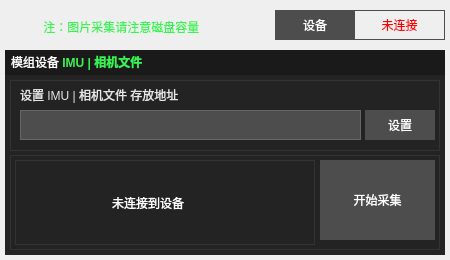
   <widget class="QWidget" name="main_area" native="true">
    <property name="geometry">
     <rect>
      <x>0</x>
      <y>30</y>
      <width>450</width>
      <height>260</height>
     </rect>
    </property>
    <property name="styleSheet">
     <string notr="true">#main_area{
	background-color:#333333;
}</string>
    </property>
    <widget class="QLabel" name="eq_con_state">
     <property name="geometry">
      <rect>
       <x>355</x>
       <y>10</y>
       <width>90</width>
       <height>30</height>
      </rect>
     </property>
     <property name="styleSheet">
      <string notr="true">QLabel{
border:1px solid #FF4D4D4D;
border-left:0;
color:red;
font:bold 13px '微软雅黑';
}</string>
     </property>
     <property name="text">
      <string>未连接</string>
     </property>
     <property name="alignment">
      <set>Qt::AlignCenter</set>
     </property>
    </widget>
    <widget class="QLabel" name="type">
     <property name="geometry">
      <rect>
       <x>275</x>
       <y>10</y>
       <width>80</width>
       <height>30</height>
      </rect>
     </property>
     <property name="styleSheet">
      <string notr="true">font:13px '微软雅黑';
color:white;
background-color: #FF4D4D4D;</string>
     </property>
     <property name="text">
      <string>设备</string>
     </property>
     <property name="alignment">
      <set>Qt::AlignCenter</set>
     </property>
    </widget>
    <widget class="QGroupBox" name="data_camera_box">
     <property name="geometry">
      <rect>
       <x>5</x>
       <y>50</y>
       <width>440</width>
       <height>205</height>
      </rect>
     </property>
     <property name="styleSheet">
      <string notr="true">#data_camera_box{
	border:0;
	background-color: #FF1A1A1A;
}</string>
     </property>
     <property name="title">
      <string/>
     </property>
     <widget class="QLabel" name="IMU_CAMERA_INFO">
      <property name="geometry">
       <rect>
        <x>6</x>
        <y>0</y>
        <width>220</width>
        <height>25</height>
       </rect>
      </property>
      <property name="styleSheet">
       <string notr="true">background-color: #FF1A1A1A;
font:13px '微软雅黑'</string>
      </property>
      <property name="text">
       <string>&lt;html&gt;&lt;head/&gt;&lt;body&gt;&lt;p&gt;&lt;span style=&quot; color:#ffffff;&quot;&gt; 模组设备 &lt;/span&gt;&lt;span style=&quot; font-weight:600; color:#39f354;&quot;&gt;IMU | 相机文件&lt;/span&gt;&lt;span style=&quot; color:#ffffff;&quot;/&gt;&lt;/p&gt;&lt;/body&gt;&lt;/html&gt;</string>
      </property>
     </widget>
     <widget class="QGroupBox" name="data_camera_box_bottom">
      <property name="geometry">
       <rect>
        <x>0</x>
        <y>25</y>
        <width>441</width>
        <height>181</height>
       </rect>
      </property>
      <property name="styleSheet">
       <string notr="true">#data_camera_box_bottom{
	background-color: #FF232323;
	border:0;
}

</string>
      </property>
      <property name="title">
       <string/>
      </property>
      <widget class="QWidget" name="camera_box" native="true">
       <property name="geometry">
        <rect>
         <x>5</x>
         <y>5</y>
         <width>430</width>
         <height>71</height>
        </rect>
       </property>
       <property name="styleSheet">
        <string notr="true">#camera_box{
	background-color: #FF232323;
	border:1 solid #FF333333;
	selection-background-color: #FF999999;
	color:#FFB3B3B3;
}</string>
       </property>
       <widget class="QPushButton" name="hmd_data_path_set">
        <property name="geometry">
         <rect>
          <x>355</x>
          <y>30</y>
          <width>70</width>
          <height>30</height>
         </rect>
        </property>
        <property name="styleSheet">
         <string notr="true">QPushButton{
font:14px '微软雅黑';
background-color: #FF4D4D4D;
border:0;
color:white;
}
QPushButton::hover{
border:0 white;
background-color:rgba(255,255,255,0.1);
color:white;
font:14px '微软雅黑'
}
QPushButton::pressed{
border:1px solid rgba(255,255,255,0.2);
background-color:rgba(255,255,255,0.2);
color:white;
font:14px '微软雅黑'
}</string>
        </property>
        <property name="text">
         <string>设置</string>
        </property>
       </widget>
       <widget class="QLineEdit" name="hmd_data_path">
        <property name="geometry">
         <rect>
          <x>10</x>
          <y>30</y>
          <width>341</width>
          <height>30</height>
         </rect>
        </property>
        <property name="styleSheet">
         <string notr="true">border: 1px solid #666666;
font:13px '微软雅黑';
color:#E6E6E6;
background-color:#4D4D4D;</string>
        </property>
        <property name="alignment">
         <set>Qt::AlignLeading|Qt::AlignLeft|Qt::AlignVCenter</set>
        </property>
        <property name="dragEnabled">
         <bool>false</bool>
        </property>
        <property name="readOnly">
         <bool>false</bool>
        </property>
       </widget>
       <widget class="QLabel" name="hmd_data_path_title">
        <property name="geometry">
         <rect>
          <x>10</x>
          <y>0</y>
          <width>270</width>
          <height>30</height>
         </rect>
        </property>
        <property name="styleSheet">
         <string notr="true">font:13px '微软雅黑';
color:#E6E6E6;
</string>
        </property>
        <property name="text">
         <string>设置 IMU | 相机文件 存放地址</string>
        </property>
       </widget>
      </widget>
      <widget class="QWidget" name="hmd_exec_area" native="true">
       <property name="geometry">
        <rect>
         <x>5</x>
         <y>80</y>
         <width>430</width>
         <height>95</height>
        </rect>
       </property>
       <property name="styleSheet">
        <string notr="true">#hmd_exec_area{
	background-color: #FF232323;
	border:1 solid #FF333333;
	selection-background-color: #FF999999;
	color:#FFB3B3B3;
}</string>
       </property>
       <widget class="QLabel" name="m_machine_pose">
        <property name="geometry">
         <rect>
          <x>5</x>
          <y>5</y>
          <width>300</width>
          <height>85</height>
         </rect>
        </property>
        <property name="styleSheet">
         <string notr="true">border:1 solid #FF333333;
font:13px '微软雅黑';
color:white</string>
        </property>
        <property name="text">
         <string>                            未连接到设备</string>
        </property>
       </widget>
       <widget class="QPushButton" name="collect_start">
        <property name="geometry">
         <rect>
          <x>310</x>
          <y>5</y>
          <width>115</width>
          <height>80</height>
         </rect>
        </property>
        <property name="styleSheet">
         <string notr="true">QPushButton{
font:15px '微软雅黑';
background-color: #FF4D4D4D;
border:0;
color:white;
}
QPushButton::hover{
border:0 white;
background-color:rgba(255,255,255,0.1);
color:white;
font:15px '微软雅黑'
}
QPushButton::pressed{
border:1px solid rgba(255,255,255,0.2);
background-color:rgba(255,255,255,0.2);
color:white;
font:15px '微软雅黑'
}</string>
        </property>
        <property name="text">
         <string>开始采集</string>
        </property>
       </widget>
      </widget>
     </widget>
     <widget class="QWidget" name="Camera_mask" native="true">
      <property name="geometry">
       <rect>
        <x>-440</x>
        <y>25</y>
        <width>440</width>
        <height>140</height>
       </rect>
      </property>
      <property name="styleSheet">
       <string notr="true">background-color:rgba(0,0,0,0.5);</string>
      </property>
      <widget class="QLabel" name="waring_Info_camera_c">
       <property name="geometry">
        <rect>
         <x>20</x>
         <y>20</y>
         <width>330</width>
         <height>101</height>
        </rect>
       </property>
       <property name="styleSheet">
        <string notr="true">QLabel{
font:bold 18px '微软雅黑';
background-color:transparent;
border:0;
color:white;
}</string>
       </property>
       <property name="text">
        <string>其他数据采集期间此功能 禁用</string>
       </property>
       <property name="alignment">
        <set>Qt::AlignCenter</set>
       </property>
      </widget>
     </widget>
    </widget>
    <widget class="QLabel" name="warning_info">
     <property name="geometry">
      <rect>
       <x>40</x>
       <y>12</y>
       <width>220</width>
       <height>30</height>
      </rect>
     </property>
     <property name="styleSheet">
      <string notr="true">
color:#39F354;
font: bold 11pt &quot;微软雅黑 Light&quot;;
</string>
     </property>
     <property name="text">
      <string> 注：图片采集请注意磁盘容量</string>
     </property>
    </widget>
    <widget class="QLabel" name="warning_image">
     <property name="geometry">
      <rect>
       <x>10</x>
       <y>10</y>
       <width>25</width>
       <height>30</height>
      </rect>
     </property>
     <property name="styleSheet">
      <string notr="true">image: url(:/images/warning_green.png)</string>
     </property>
     <property name="text">
      <string/>
     </property>
    </widget>
    <widget class="QWidget" name="Camera_Imu_mark_mask" native="true">
     <property name="geometry">
      <rect>
       <x>-450</x>
       <y>0</y>
       <width>450</width>
       <height>260</height>
      </rect>
     </property>
     <property name="styleSheet">
      <string notr="true">background-color:rgba(0,0,0,0.5);</string>
     </property>
     <widget class="QLabel" name="waring_Info_camera_c_4">
      <property name="geometry">
       <rect>
        <x>100</x>
        <y>60</y>
        <width>300</width>
        <height>101</height>
       </rect>
      </property>
      <property name="styleSheet">
       <string notr="true">QLabel{
font:bold 18px '微软雅黑';
background-color:transparent;
border:0;
color:white;
}</string>
      </property>
      <property name="text">
       <string>未连接到设备。</string>
      </property>
      <property name="alignment">
       <set>Qt::AlignCenter</set>
      </property>
     </widget>
     <widget class="QLabel" name="image">
      <property name="geometry">
       <rect>
        <x>110</x>
        <y>60</y>
        <width>50</width>
        <height>100</height>
       </rect>
      </property>
      <property name="styleSheet">
       <string notr="true">image: url(:/images/disconnect.png);
background-color:transparent</string>
      </property>
      <property name="text">
       <string/>
      </property>
     </widget>
    </widget>
   </widget>
